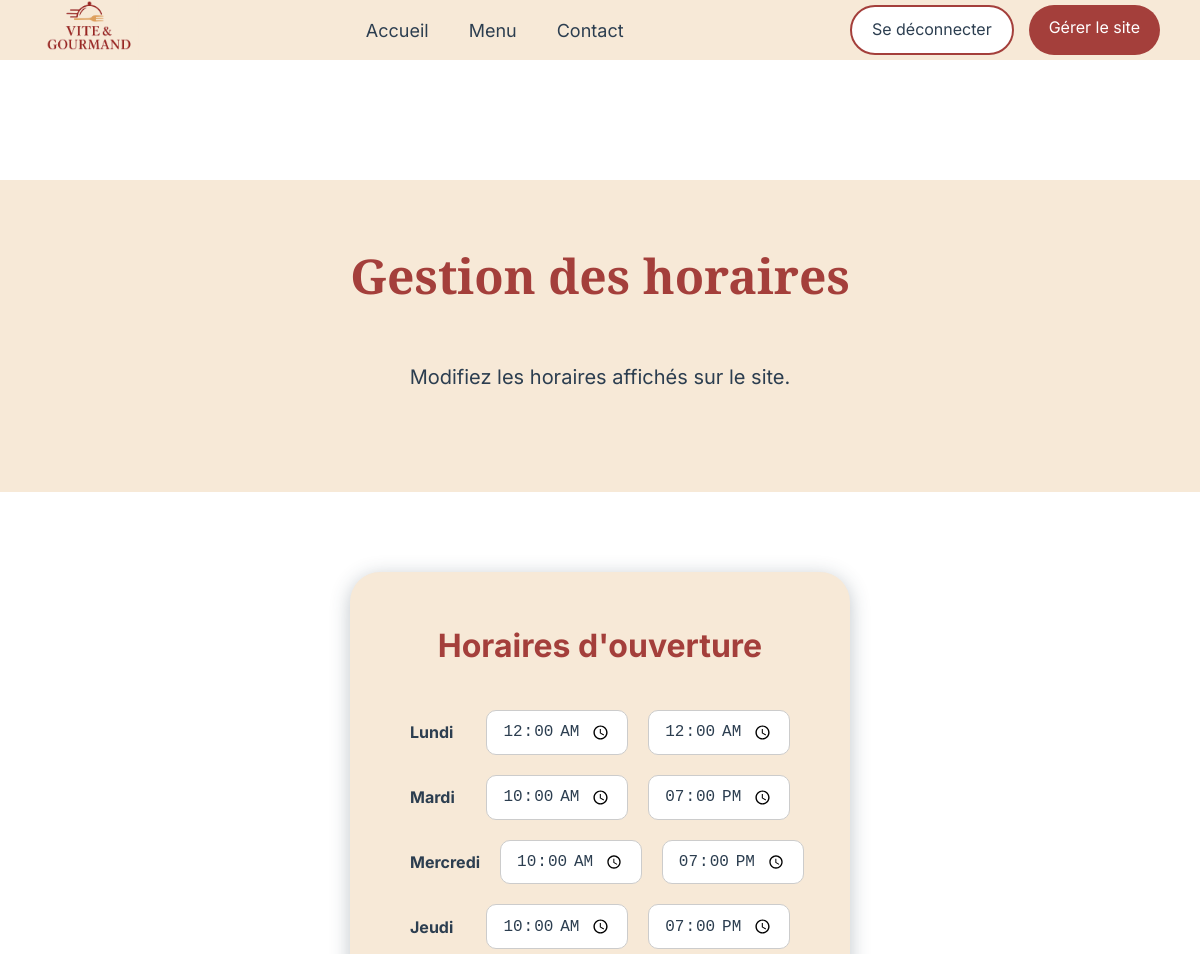
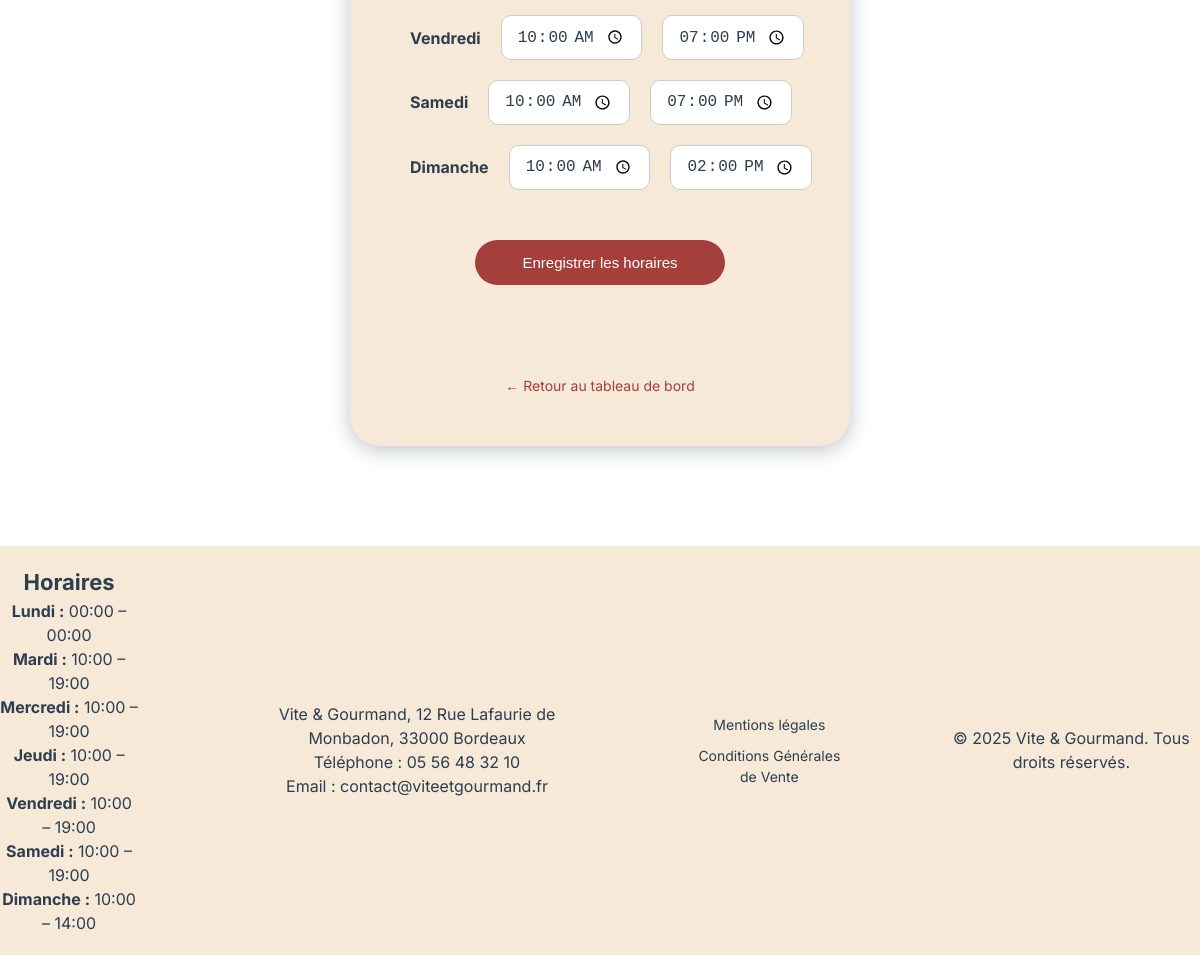
/public/gestion-horaires.php (signed in), run on an earlier commit of the app's database (2 pictures, top to bottom).
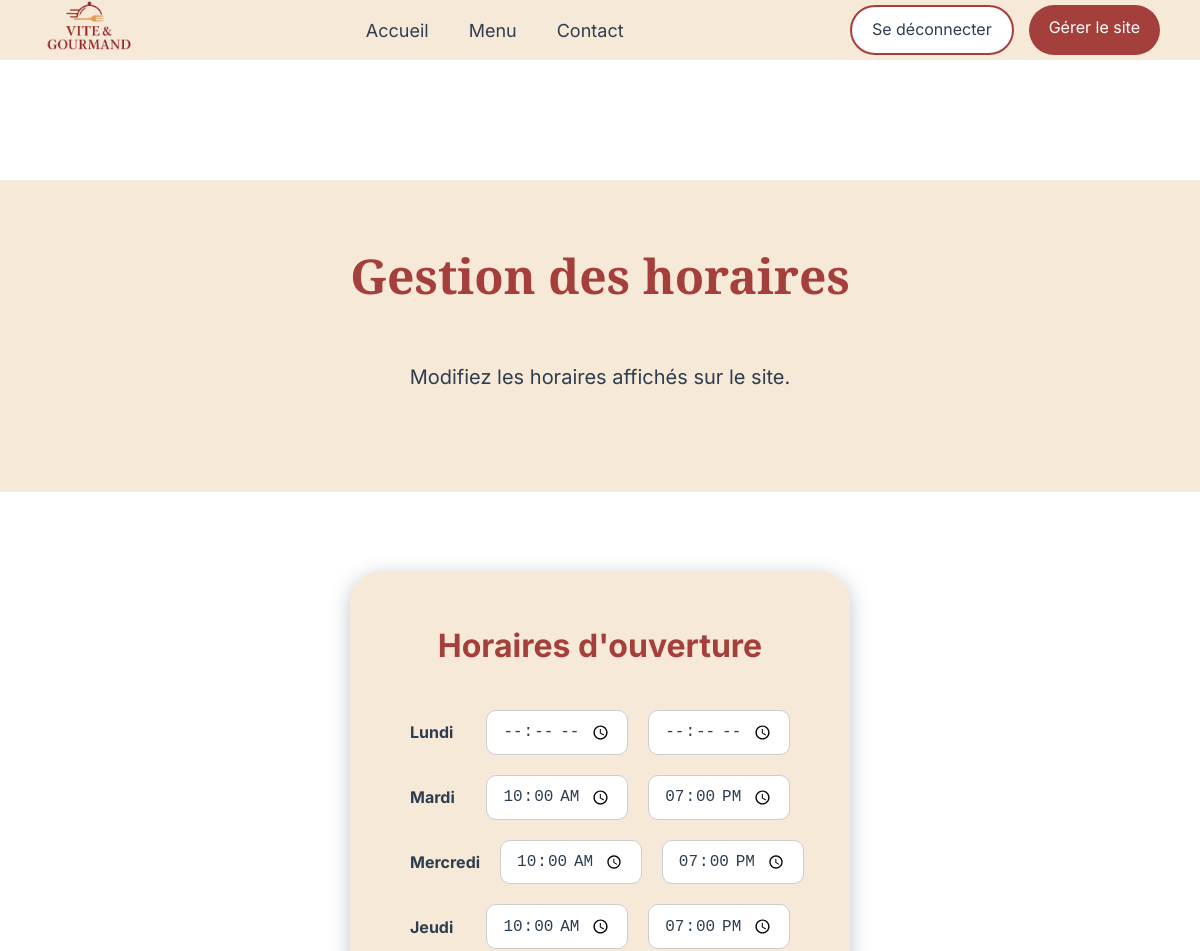
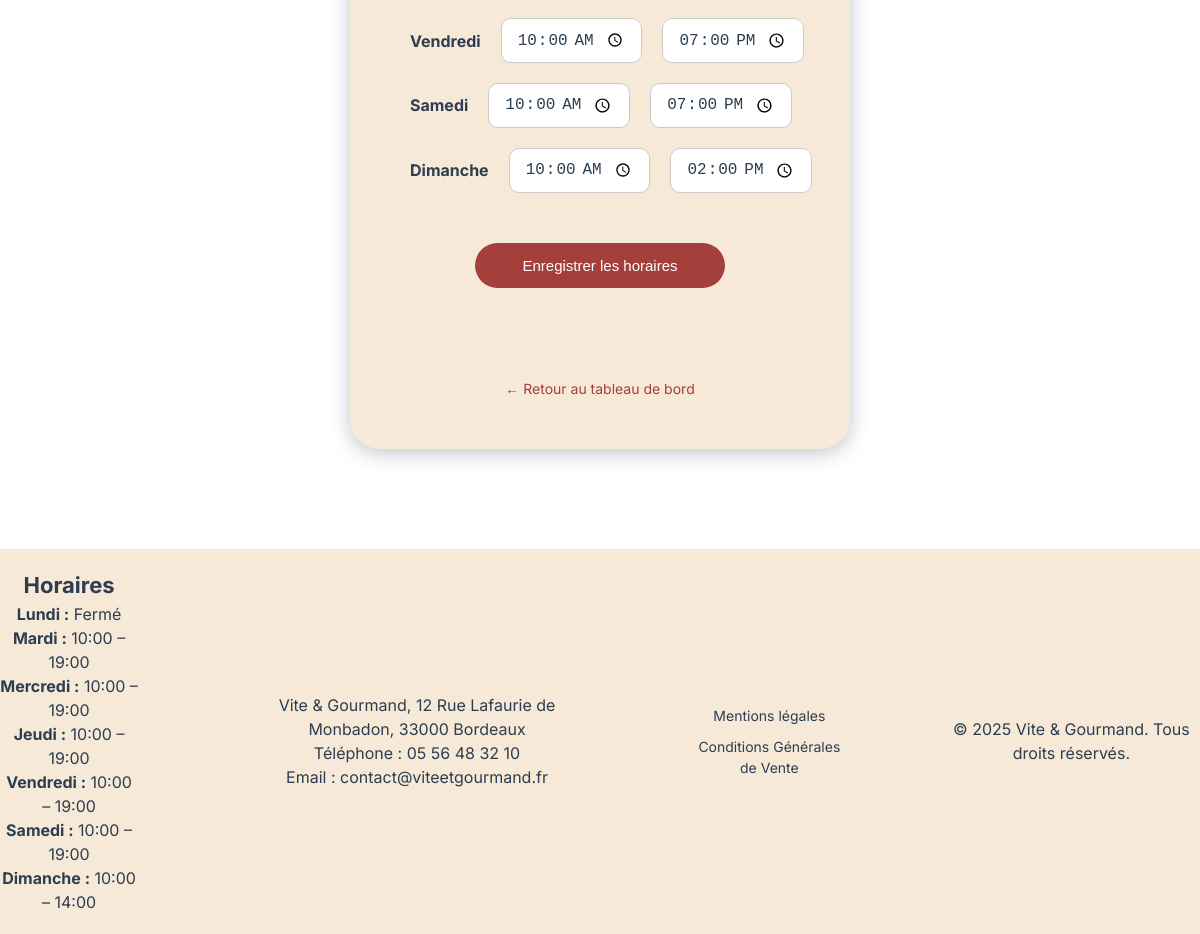
And on a later commit of the database (2 pictures, top to bottom).
### tables this page shows
CREATE TABLE horaire (
    id INT PRIMARY KEY AUTO_INCREMENT,
    jour VARCHAR(20) NOT NULL,
    ouverture TIME NOT NULL,
    fermeture TIME NOT NULL
);

### models/horaireModel.php (called while the page is built, shortened)
<?php
function getHoraires(PDO $pdo): array
{
    $stmt = $pdo->query("
        SELECT jour, ouverture, fermeture
        FROM horaire
        ORDER BY id
    ");
    return $stmt->fetchAll(PDO::FETCH_ASSOC);
}

### public/gestion-horaires.php (the view, shortened to what this page needs)
<?php
require_once __DIR__ . '/../config/database.php';
require_once __DIR__ . '/../models/horaireModel.php';
$horaires = getHoraires($pdo);
?>
<!DOCTYPE html>
<html lang="fr">
<head>
    <?php
    require_once __DIR__ . '/../partials/head.php';
    ?>
</head>
<body>
<?php
require_once __DIR__ . '/../partials/header.php';
?>
<main id="main-content">
    <section class="hero-section commandes-hero">
        <h1>Gestion des horaires</h1>
        <p>Modifiez les horaires affichés sur le site.</p>
    </section>
    <section class="horaires-form-container">
        <form method="POST" class="horaires-form form-card">
            <h2>Horaires d'ouverture</h2>
            <?php foreach ($horaires as $h): ?>
                <div class="jour">
                    <label><?= ucfirst($h['jour']) ?></label>
                    <input
                        type="time"
                        name="<?= $h['jour'] ?>_ouverture"
                        value="<?= htmlspecialchars($h['ouverture'] ?? '') ?>"
                    >
                    <input
                        type="time"
                        name="<?= $h['jour'] ?>_fermeture"
                        value="<?= htmlspecialchars($h['fermeture'] ?? '') ?>"
                    >
                </div>
            <?php endforeach; ?>
            <button type="submit" class="btn-commande">
                Enregistrer les horaires
            </button>
            <div class="auth-links">
                <a href="espace-employe.php">← Retour au tableau de bord</a>
            </div>
        </form>
    </section>
</main>
<?php
require_once __DIR__ . '/../partials/footer.php';
?>
</body>
</html>

### partials/head.php (shortened to what this page needs)
<head>
  <link rel="stylesheet" href="assets/css/style.css">
</head>

### partials/header.php (shortened to what this page needs)
<header>
  <div class="header-container">
    <a href="index.php">
    <img src="assets/images/logo.png" alt="logo Vite & Gourmand" >
    </a>
    <nav class="main-nav" id="main-nav">
      <ul>
        <li><a href="index.php">Accueil</a></li>
        <li><a href="menus.php">Menu</a></li>
        <li><a href="contact.php">Contact</a></li>
      </ul>
      <div class="buttons">
        <?php if (isset($_SESSION['user'])): ?>
          <a href="deconnexion.php" class="connect-button">
            Se déconnecter
          </a>
          <?php
          $profilLink = 'espace-utilisateur.php';
          $profilLabel = 'Mon profil';
          if ($_SESSION['user']['role'] === 'employe') {
              $profilLink = 'espace-employe.php';
              $profilLabel = 'Gérer le site';
          } elseif ($_SESSION['user']['role'] === 'admin') {
              $profilLink = 'espace-admin.php';
              $profilLabel = 'Gérer le site';
          }
          ?>
          <a href="<?= $profilLink ?>" class="signup-button">
            <?= $profilLabel ?>
          </a>
        <?php endif; ?>
      </div>
    </nav>
  </div>
</header>

### partials/footer.php (shortened to what this page needs)
<?php
require_once __DIR__ . '/../config/database.php';
require_once __DIR__ . '/../models/horaireModel.php';
$horaires = getHoraires($pdo);
?>
<footer>
        <div class="footer-container">
            <div class="horaires">
                <h3>Horaires</h3>
                <?php foreach ($horaires as $h): ?>
                    <p>
                        <strong><?= ucfirst($h['jour']) ?> :</strong>
                        <?php if ($h['ouverture'] && $h['fermeture']): ?>
                            <?= substr($h['ouverture'], 0, 5) ?> – <?= substr($h['fermeture'], 0, 5) ?>
                        <?php else: ?>
                            Fermé
                        <?php endif; ?>
                    </p>
                <?php endforeach; ?>
            </div>
            <div class="contact">
                <p>Vite & Gourmand, 12 Rue Lafaurie de Monbadon, 33000 Bordeaux</p>
                <p>Téléphone : 05 56 48 32 10</p>
                <p>Email : contact@viteetgourmand.fr </p>
            </div>
            <div class="legal">
                <a href="mentions-legales.php">Mentions légales</a>
                <a href="cgv.php">Conditions Générales de Vente</a>
            </div>
            <div class="copyright">
                <p>&copy; 2025 Vite & Gourmand. Tous droits réservés.</p>
            </div>
        </div>
    </footer>

### public/assets/css/style.css (style rules this page uses)
* { margin: 0; padding: 0; box-sizing: border-box; }
h2 { font-size: 2rem; text-align: center; color: #A43F3B; margin-bottom: 20px; }
h3 { font-size: 1.375rem; }
p { font-size: 1rem; }
html, body { overflow-x: hidden; }
body { font-family: 'Inter', sans-serif; background-color: #FFFFFF; color: #2C3E50; line-height: 1.5; }
h1 { font-weight: bold; font-size: 3rem; font-family: 'Playfair Display', serif; color: #A43F3B; }
.form-card { background-color: #F7E9D7; padding: 60px 40px; border-radius: 30px; box-shadow: 0 4px 20px rgba(44, 62, 80, 0.3); display: flex; flex-direction: column; gap: 20px; }
.header-container { display: flex; align-items: center; background-color: #F7E9D7; height: 60px; width: 100%; margin-bottom: 120px; }
.header-container img { height: 60px; padding-left: 40px; }
.main-nav { display: flex; align-items: center; width: 100%; }
.main-nav ul { display: flex; gap: 40px; margin: 0 auto; }
.main-nav .buttons { display: flex; gap: 15px; margin-right: 40px; }
nav ul { list-style: none; display: flex; gap: 6.25rem; }
nav ul li a { text-decoration: none; color: #2C3E50; font-size: 1.125rem; }
.signup-button, .connect-button { padding: 10px 20px; border-radius: 30px; cursor: pointer; height: 50px; width: auto; text-decoration: none; }
.signup-button { background-color: #A43F3B; color: white; border: none; }
.connect-button { background-color: white; color: #2C3E50; border: solid 2px #A43F3B; }
.footer-container { display: flex; flex-direction: row; justify-content: center; align-items: center; background-color: #F7E9D7; color: #2C3E50; text-align: center; padding: 20px 0; gap: 100px; }
.legal { display: flex; flex-direction: column; gap: 10px; font-size: 0.875rem; }
.legal a { color: #2C3E50; text-decoration: none; }
.hero-section { display: flex; flex-direction: column; align-items: center; background-color: #F7E9D7; padding: 60px 20px; margin-bottom: 80px; }
.hero-section p { font-size: 1.25rem; margin-bottom: 40px; }
.hero-section h1 { margin-bottom: 50px; }
.btn-commande { display:flex; align-items: center; justify-content: center; cursor: pointer; width:250px; height:60px; background: #A43F3B; color:white; text-decoration:none; text-align:center; border-radius:30px; margin: 0 auto 60px auto; border: none; font-size: 1rem; }
.auth-links { display: flex; flex-direction: column; align-items: center; gap: 20px; }
.auth-links a { color: #A43F3B; text-decoration: none; }
.form-card label { font-weight: 600; color: #2C3E50; font-size: 0.9375rem; }
.form-card input, .form-card select { width: 100%; padding: 12px 14px; font-size: 0.9375rem; border-radius: 10px; border: 1px solid #ccc; transition: border-color 0.2s ease, box-shadow 0.2s ease; }
.form-card .btn-commande { margin-top: 10px; height: 45px; font-size: 0.9375rem; display: inline-flex; align-items: center; justify-content: center; }
.form-card .auth-links { margin-top: 10px; text-align: center; }
.form-card .auth-links a { text-decoration: none; font-size: 0.875rem; color: #A43F3B; }
.horaires-form-container { display: flex; justify-content: center; margin-bottom: 100px; }
.horaires-form { background-color: #F7E9D7; padding: 50px 60px; border-radius: 30px; width: 500px; display: flex; flex-direction: column; gap: 20px; box-shadow: 0 4px 20px rgba(44, 62, 80, 0.3); }
.jour { display: flex; justify-content: space-between; align-items: center; gap: 20px; }
.jour label { font-size: 1rem; font-weight: bold; color: #2C3E50; width: 120px; }
.jour input { flex: 1; padding: 10px 15px; border-radius: 10px; border: 1px solid #ccc; font-size: 1rem; color: #2C3E50; }
.horaires-form .btn-commande { margin-top: 30px; }
.horaires-form .auth-links { text-align: center; }
.horaires-form .auth-links a { color: #A43F3B; text-decoration: none; font-size: 0.875rem; }

What changed in the data, as far as the page shows it:
changed horaire "Lundi": ouverture "00:00:00" → (not shown); fermeture "00:00:00" → (not shown); ouverture "00:00" → (not shown); fermeture "00:00" → (not shown); ouverture "–" → "Fermé"
